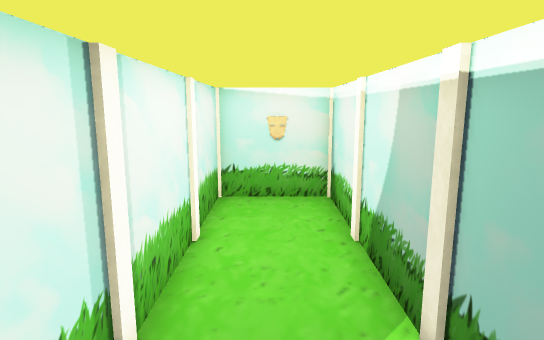
view 1 (above)

14 first-person views from a walk through a scene from a Unity 3-D project. The camera is 1.5 m above the floor, tilts 10° down and sees 75° across. The floor is counted in squares, 0.5 m on a side. Each view is taken from the middle of a square. On the plan, view 1 faces up. The plan holds only what a view shows up to about 20 squares ahead; the rest is blank. The place goes on beyond the plan. The player is left out. Some surface patterns are stand-ins.

view 2
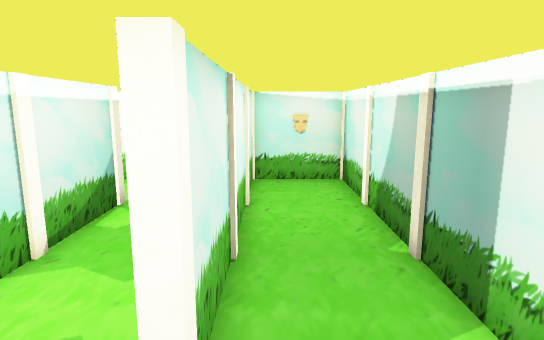

view 3
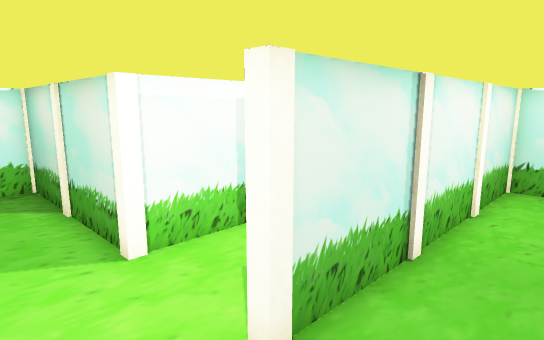

view 4
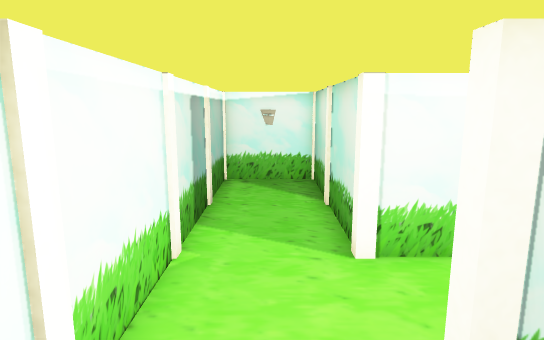

view 5
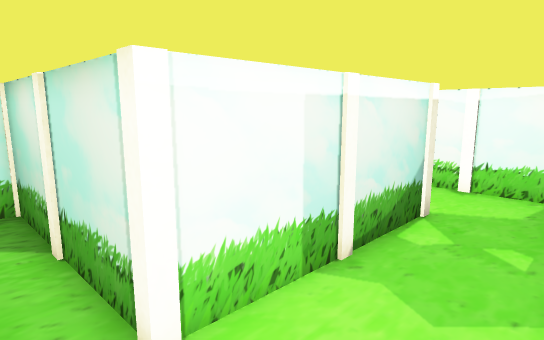

view 6
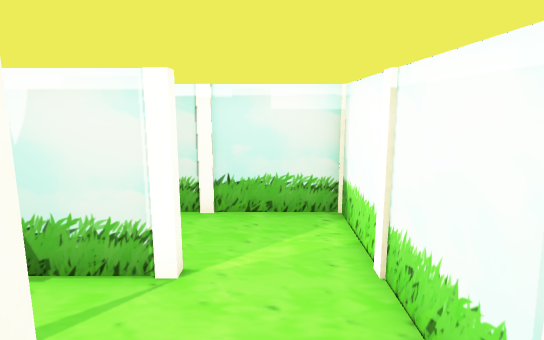

view 7
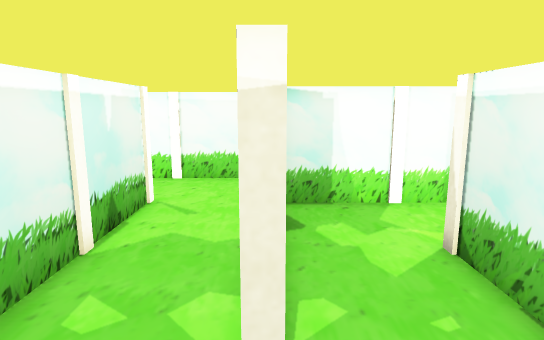

view 8
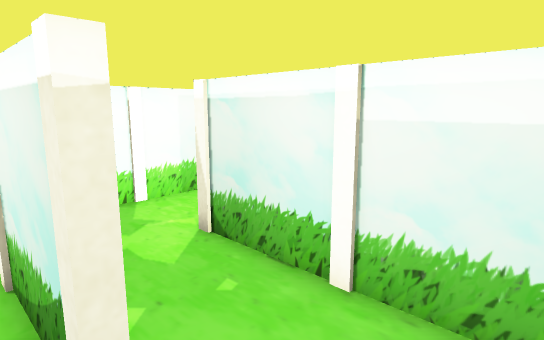

view 9
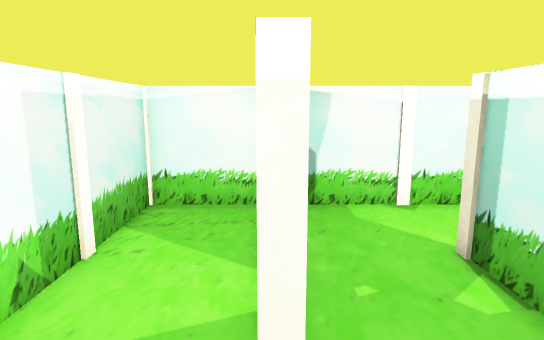

view 10
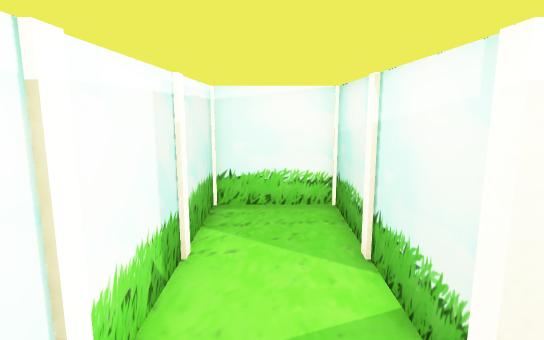

view 11
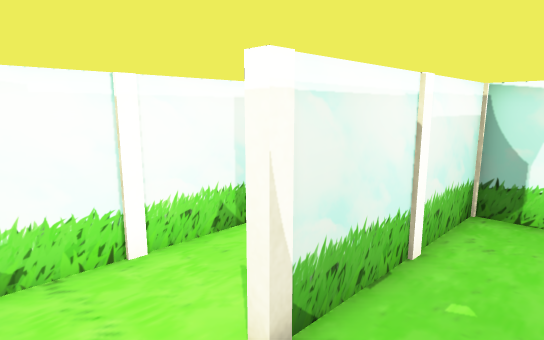

view 12
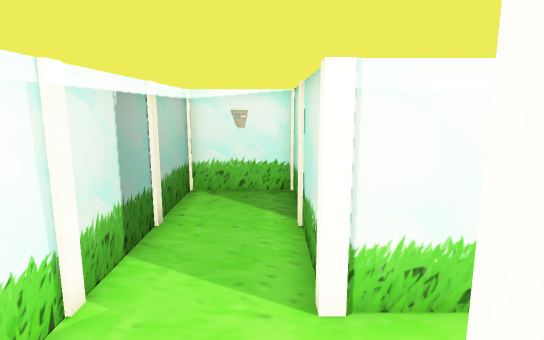

view 13
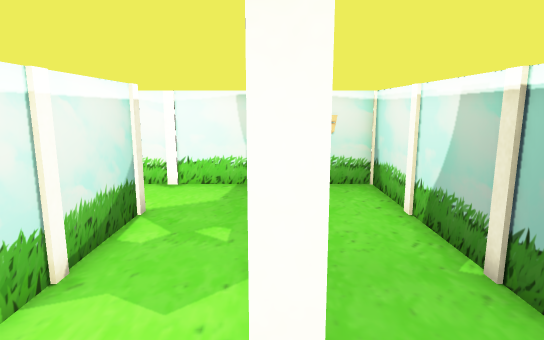

view 14
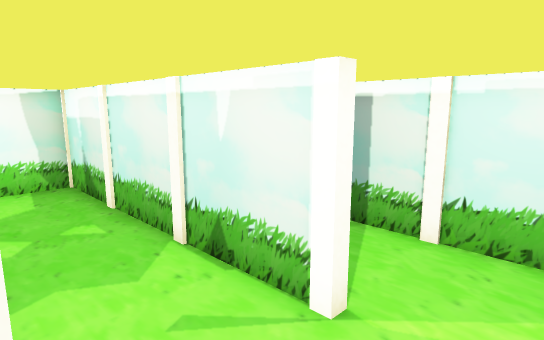

### Floor plan
Points are (right, up) in squares from view 1. A wall is a line through its corners. A room is listed if a view was taken in it or the views show most of it. See-through windows are left out.
Room 1 (views 1, 2, 3, 4, 12)
walls: (-1.5, -4) (2, -4) (2, 11.8) (-1.8, 11.8) (-1.8, -0.3)
ways out: opening at (-2, -2) to room 2
Room 2 (views 5, 6, 8, 13, 14)
walls: (-6.2, -0.3) (-10.1, -0.3); (-1.8, -0.3) (-2, -0.3) (-2, 11.8) (-5.4, 11.8); (-10.5, -0.3) (-13.8, -0.3) (-13.8, -4) (-1.5, -4); (-5.8, 8.1) (-5.8, -0.3) (-6.1, -0.3)
ways out: opening at (-2, -2) to room 1; opening at (-6, 10) to room 3
Room 3 (views 7, 11)
walls: (-6, 5.8) (-6, 8.1) (-5.8, 8.1); (-9.6, 0) (-6.4, 0); (-5.4, 11.8) (-9.8, 11.8) (-9.8, 3.7)
ways out: opening at (-6, 10) to room 2; opening at (-10, 2) to room 4
Room 4 (views 9, 10)
walls: (-9.8, 3.7) (-10, 3.7) (-10, 11.8) (-13.8, 11.8) (-13.8, 1.6); (-12.1, 0) (-9.6, 0)
ways out: opening at (-10, 2) to room 3

Where each view was taken, in squares from view 1:
view 1: 0 up, 0 right, facing up
view 2: 3 down, 1 left, facing up
view 3: 3 down, 1 right, facing up-left
view 4: 2 down, 1 right, facing left
view 5: 2 down, 2 left, facing up-left
view 6: 2 down, 8 left, facing right
view 7: 11 up, 6 left, facing down
view 8: 11 up, 5 left, facing down-left
view 9: 1 up, 10 left, facing up
view 10: 1 up, 12 left, facing up
view 11: 1 up, 7 left, facing up-left
view 12: 1 down, 1 left, facing left
view 13: 2 down, 2 left, facing up
view 14: 3 down, 6 left, facing up-right
